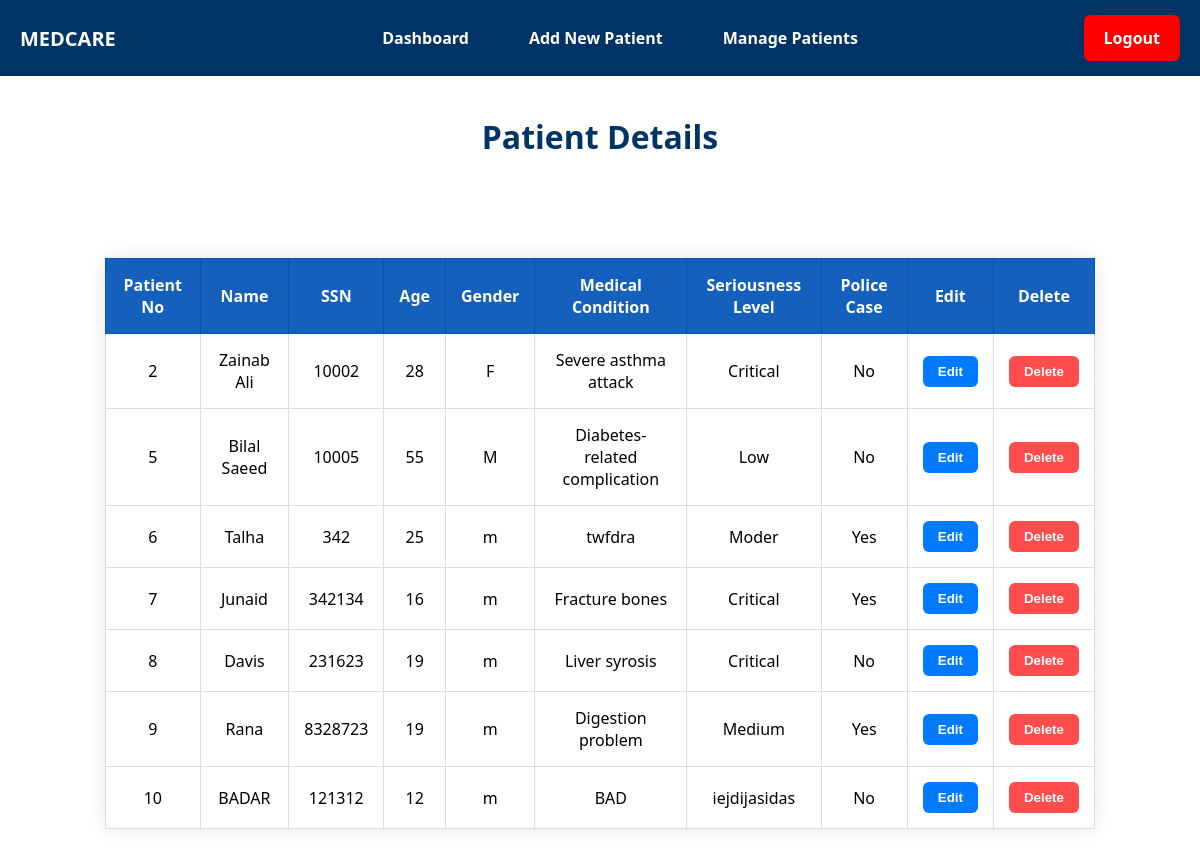
Screenshot of /view_register_patient.php with the database file from the repository.
### tables this page shows
CREATE TABLE `patient` (
  `pat_id` int(11) NOT NULL,
  `Name` varchar(30) NOT NULL,
  `Age` int(11) NOT NULL,
  `Gender` varchar(1) NOT NULL,
  `Medical_Condition` text DEFAULT NULL,
  `SSN` int(11) NOT NULL,
  `Srs_Level` varchar(50) NOT NULL,
  `Police_Case` tinyint(1) DEFAULT 0
);

### view_register_patient.php (the view, shortened to what this page needs)
<?php
require 'connection.php';
$sql = "SELECT * FROM Patient";
$result = $conn->query($sql);
?>
<!DOCTYPE html>
<html lang="en">
<head>
</head>
<body>
<div class="navbar">
    <div class="logo">
        <span>MEDCARE</span>
    </div>
    <div class="menu">
        <a href="admin.php" class="dashboard">Dashboard</a>
        <a href="adminregisterPat.php" class="add-new-patient">Add New Patient</a>
        <a href="view_register_patient.php" class="manage-patients">Manage Patients</a>
    </div>
    <a href="logout.php" class="logout">Logout</a>
</div>
<h1>Patient Details</h1>
<div class="container">
    <?php
    if ($result->num_rows > 0) {
        echo "<table>
        <tr>
        <th>Patient No</th>
        <th>Name</th>
        <th>SSN</th>
        <th>Age</th>
        <th>Gender</th>
        <th>Medical Condition</th>
        <th>Seriousness Level</th>
        <th>Police Case</th>
        <th>Edit</th>
        <th>Delete</th>
        </tr>";
        while($row = $result->fetch_assoc()){
            if ($row['Police_Case'] == 1) {
                $police_case = 'Yes';
            } else if ($row['Police_Case'] == 0){
                $police_case = 'No';
            }
            echo "<tr>
            <td>" . $row['pat_id'] . "</td>
            <td>" . $row['Name'] . "</td>
            <td>" . $row['SSN'] . "</td>
            <td>" . $row['Age'] . "</td>
            <td>" . $row['Gender'] . "</td>
            <td>" . $row['Medical_Condition'] . "</td>
            <td>" . $row['Srs_Level'] . "</td>
            <td>$police_case</td>
            <td>
            <a href='edit_patient.php?pat_id=" . $row['pat_id'] . "'><button class='button button-edit'>Edit</button></a>
            </td>
            <td>
            <a href='delete_register_patient.php?pat_id=" . $row['pat_id'] . "'><button class='button button-delete'>Delete</button></a>
            </td>
            </tr>";
        }
        echo "</table>";
    } else {
        echo "<div class='no-records'>❌ No Patients Found</div>";
    }
    ?>
</div>
</body>
</html>

### view_register_patient.php (style rules this page uses)
body { font-family: 'Segoe UI', sans-serif; margin: 0; padding: 50px; background-color: white; }
h1 { text-align: center; color: #003366; margin-top: 65px; }
table { width: 100%; border-collapse: collapse; margin-top: 0px; border-radius: 12px; box-shadow: 0 0 20px rgba(0, 0, 0, 0.1); background-color: white; }
th, td { padding: 15px; text-align: center; border: 1px solid #ddd; }
th { background-color: #1560BD; color: white; border: 1px solid #0056b3; }
.button { padding: 8px 15px; text-align: center; border-radius: 6px; cursor: pointer; font-weight: bold; text-decoration: none; display: inline-block; }
.button-edit { background-color: #007bff; color: white; border: none; transition: 0.3s; }
.button-delete { background-color: #ff4d4d; color: white; border: none; transition: 0.3s; }
.container { width: 90%; margin: auto; padding: 20px; }
.navbar { background-color: #003366; padding: 15px 20px; display: flex; justify-content: center; align-items: center; position: fixed; top: 0; left: 0; right: 0; z-index: 10; width: 100%; }
.navbar .logo { position: absolute; left: 20px; font-size: 20px; font-weight: bold; color: white; }
.navbar .menu { display: flex; gap: 20px; justify-content: center; width: 100%; text-align: center; }
.navbar .menu a { color: white; text-decoration: none; padding: 12px 20px; font-size: 16px; font-weight: bold; border-radius: 6px; transition: all 0.3s ease; position: relative; }
.navbar .menu a::after { content: ''; position: absolute; width: 0%; height: 3px; bottom: 0; left: 50%; background: white; border-radius: 2px; transition: all 0.4s ease-in-out; transform: translateX(-50%); }
.navbar .logout { position: absolute; right: 60px; color: white; font-weight: bold; padding: 12px 20px; border-radius: 6px; transition: background-color 0.3s ease; font-size: 16px; text-decoration: none; background-color: red; }
.navbar .logout::after { content: ''; position: absolute; width: 0%; height: 3px; bottom: 0; left: 50%; background: white; border-radius: 2px; transition: all 0.4s ease-in-out; transform: translateX(-50%); }
.container { margin-top: 80px; }

### rows the page displays
patient: pat_id "2", Name "Zainab Ali", SSN "10002", Age "28", Gender "F", Medical_Condition "Severe asthma attack", Srs_Level "Critical", Police_Case "No"
patient: pat_id "5", Name "Bilal Saeed", SSN "10005", Age "55", Gender "M", Medical_Condition "Diabetes-related complication", Srs_Level "Low", Police_Case "No"
patient: pat_id "6", Name "Talha", SSN "342", Age "25", Gender "m", Medical_Condition "twfdra", Srs_Level "Moder", Police_Case "Yes"
patient: pat_id "7", Name "Junaid", SSN "342134", Age "16", Gender "m", Medical_Condition "Fracture bones", Srs_Level "Critical", Police_Case "Yes"
patient: pat_id "8", Name "Davis", SSN "231623", Age "19", Gender "m", Medical_Condition "Liver syrosis", Srs_Level "Critical", Police_Case "No"
patient: pat_id "9", Name "Rana", SSN "8328723", Age "19", Gender "m", Medical_Condition "Digestion problem", Srs_Level "Medium", Police_Case "Yes"
patient: pat_id "10", Name "BADAR", SSN "121312", Age "12", Gender "m", Medical_Condition "BAD", Srs_Level "iejdijasidas", Police_Case "No"
